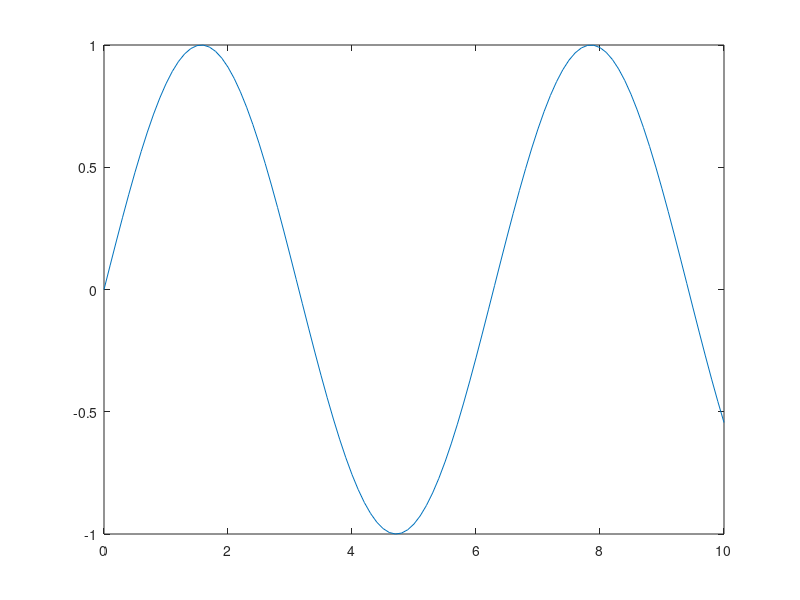
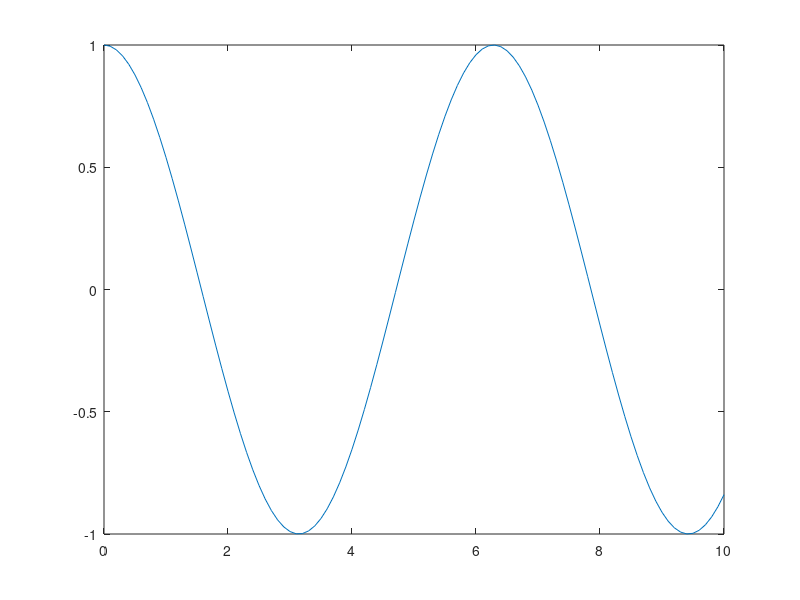
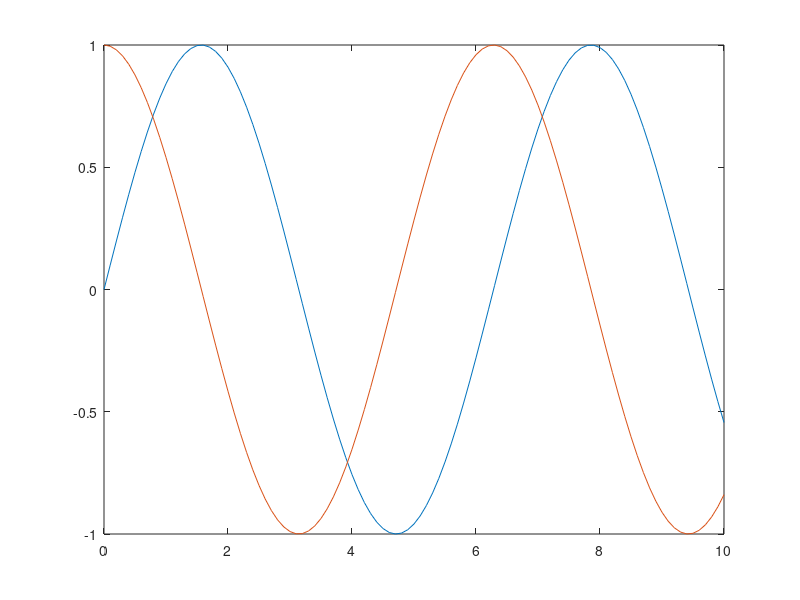
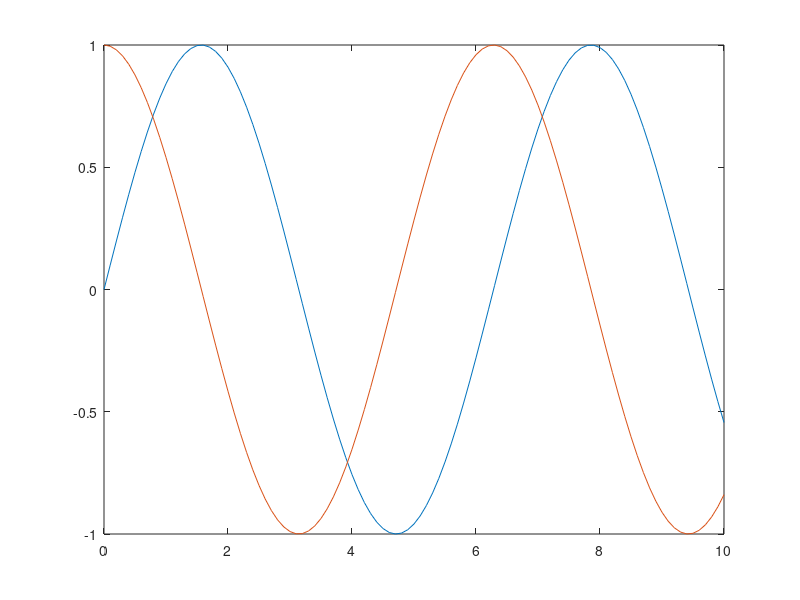

These charts were generated, in order, by the following MATLAB code:
clc, clear, close all
t= 0:0.1:10;
seno = sin(t);
plot(t,seno)
coseno = cos(t);
figure
plot(t,coseno)
%----------------------------------------
figure
plot(t,seno,t,coseno)
%-------------------------------------------
figure
plot(t,seno)
hold on
plot(t,coseno)